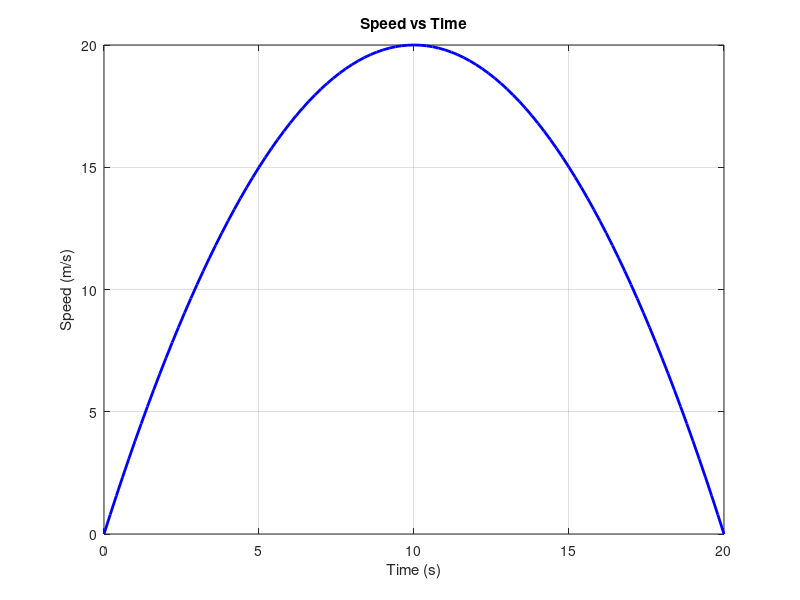
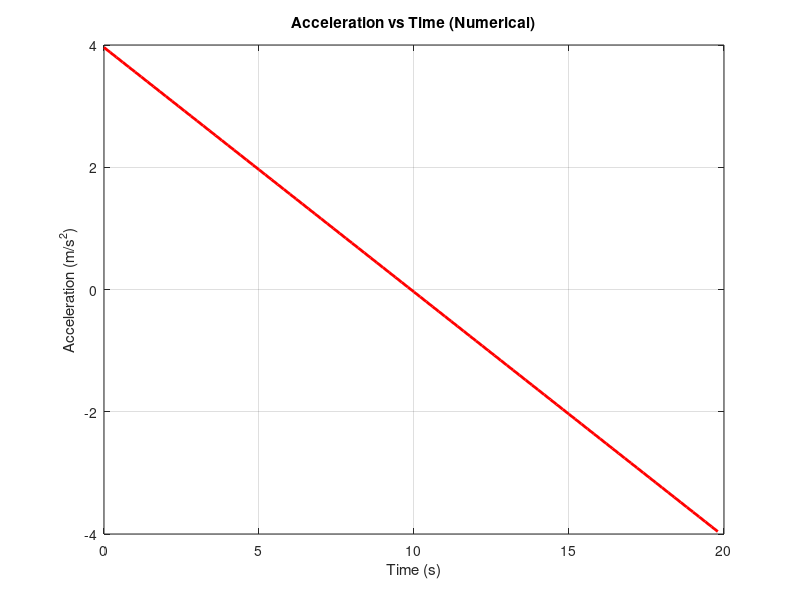

Write MATLAB code to recreate these figures, in order.
clc; clear; close all;


t = 0:0.2:20;
v = -0.2*(t - 10).^2 + 20;

figure;
plot(t, v, 'b', 'LineWidth', 2);
xlabel('Time (s)');
ylabel('Speed (m/s)');
title('Speed vs Time');
grid on;
dt = 0.2;
a = diff(v) / dt;     
t_a = t(1:end-1);    
figure;
plot(t_a, a, 'r', 'LineWidth', 2);
xlabel('Time (s)');
ylabel('Acceleration (m/s^2)');
title('Acceleration vs Time (Numerical)');
grid on;
[max_v, idx] = max(v);
t_max = t(idx);
fprintf('Maximum speed = %.2f m/s at time t = %.2f s\n', max_v, t_max);

%add on
distance = trapz(t, v);
fprintf('Estimated total distance traveled = %.2f meters\n', distance);

%reflection response: 
%1. The vertex represents the maximum speed of the cart. 
% It's the point where the cart transitions from accelerating 
% to decelerating.
%2. Positive acceleration: cart is speeding up
%Negative acceleration: cart is slowing down
%Zero acceleration: speed is momentarily constant
